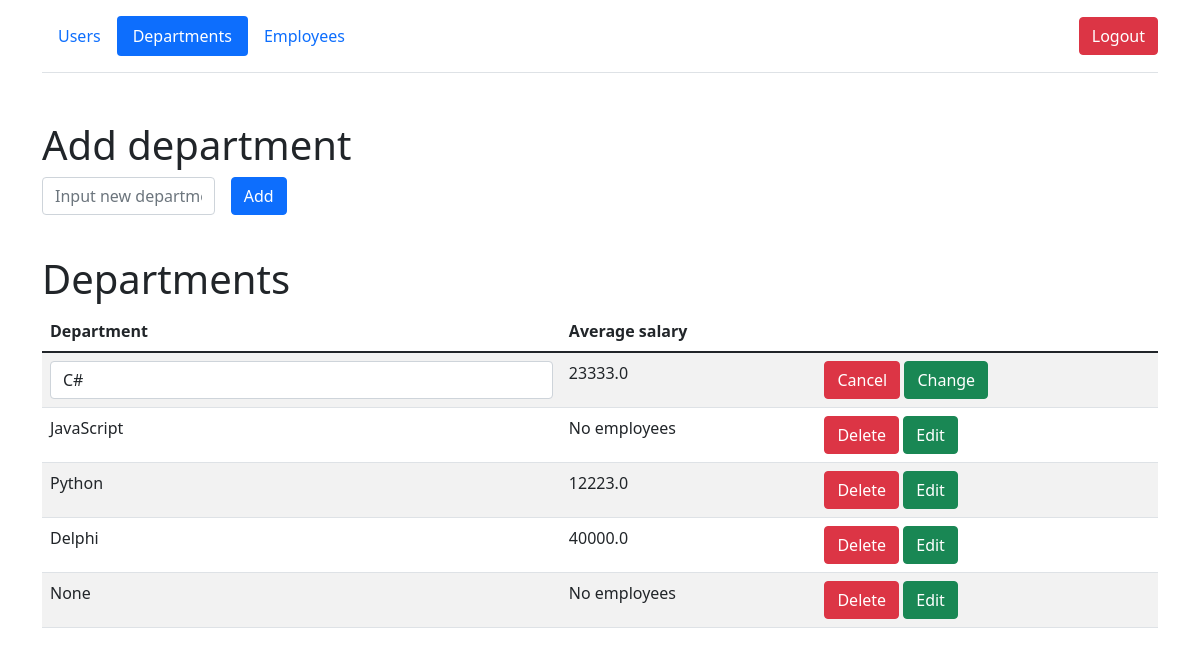
Page /departments/1/edit (signed in) on the committed database.
### models/departments.py (models this page shows, shortened)
class Departments(db.Model):
    __table_args__ = {'extend_existing': True}
    id = db.Column(db.Integer, primary_key=True)
    department = db.Column(db.String(50), nullable=False)

### views/views_departments.py (the view)
@api_departments.route('/departments/<int:id>/edit', methods=['GET', 'POST'])
@login_required
def edit_dnt(id):
    if session.get('user') and session.get('user')[0] == ADMIN:
        departments = Departments.query.all()
        employees = Employees.query.all()
        dnt_salary = avg_salaries(departments, employees)
        department = request.form.get('new_department')
        if Departments.query.get(id):
            if request.method == 'POST':
                data = f'?login={session["user"][0]}&password={session["user"][1]}' \
                       f'&id={id}&department={urllib.parse.quote(department)}&page=True'
                return redirect('/api/departments/edit' + data)
            return render_template('departments.html', id=id, departments=departments, dnt_salary=dnt_salary)
        return redirect('/departments')

### migrations/migrations_funcs.py (called while the page is built)
def avg_salaries(departments, employees):
    dnt_salary = {}
    for dnt in departments:
        dnt_salary[dnt.department] = []
    for emp in employees:
        for dnt in departments:
            if emp.department == dnt.department:
                dnt_salary[dnt.department].append(emp.salary)
    for dnt_name in dnt_salary:
        avg_salary = None
        if dnt_salary[dnt_name]:
            avg_salary = 0
            for salary in dnt_salary[dnt_name]:
                avg_salary += salary
            avg_salary /= len(dnt_salary[dnt_name])
            dnt_salary[dnt_name] = round(avg_salary, 3)
        else:
            avg_salary = 'No employees'
            dnt_salary[dnt_name] = avg_salary
    return dnt_salary

### views/views_departments.py (called while the page is built)
@api_departments.before_request
def check_session():
    if session.get('user'):
        users = User.query.filter_by(login=session.get('user')[0]).all()
        login_user(users[0])
        session.permanent = False
    else:
        return redirect('/')

### templates/departments.html (shortened to what this page needs)
{% extends 'base.html' %}
{% block body %}
<div class="container">
        <header class="d-flex flex-wrap align-items-center justify-content-center justify-content-md-between py-3 mb-4 border-bottom">
          <ul class="nav nav-pills">
              <li class="nav-item"><a href="/users" class="nav-link">Users</a></li>
            <li class="nav-item"><a href="/departments" class="nav-link active">Departments</a></li>
            <li class="nav-item"><a href="/employees" class="nav-link">Employees</a></li>
          </ul>
            <div class="col-md-3 text-end">
                <a href="/logout">
                    <button type="button" class="btn btn-danger">Logout</button>
                </a>
              </div>
        </header>
</div>
    <div class="container mt-5">
        <h1>Add department</h1>
        <form method="post" class="row g-3 needs-validation">
            <div class="col-md-2">
                <input type="text" name="department" id="department" class="form-control" placeholder="Input new department">
            </div>
            <div class="col-md-2">
                <button class="btn btn-primary" type="submit">Add</button>
            </div>
            <div>
                <br>
            </div>
        </form>
        <h1>Departments</h1>
        <table id="data" class="table table-striped">
            <thead>
              <tr>
                <th>Department</th>
                  <th>Average salary</th>
                  <th></th>
              </tr>
            </thead>
            <tbody>
              {% for dnt in departments %}
                <tr>
                        {% if dnt.id == id %}
                     <form method="post" class="row g-3 needs-validation" novalidate>
                            <td>
                                <input type="text" name="new_department" class="form-control" value="{{ dnt.department }}">
                            </td>
                            <td>{% for dnt_name in dnt_salary %}
                              {% if dnt.department == dnt_name %}
                                {{ dnt_salary[dnt_name] }}
                              {% endif %}
                              {% endfor %}
                          </td>
                            <td>
                                <a href="/departments" class="btn btn-danger">Cancel</a>
                                <button class="btn btn-success" type="submit">Change</button>
                            </td>
                     </form>
                        {% else %}
                    <td>
                      {{ dnt.department }}
                    </td>
                  <td>{% for dnt_name in dnt_salary %}
                      {% if dnt.department == dnt_name %}
                        {{ dnt_salary[dnt_name] }}
                      {% endif %}
                      {% endfor %}
                  </td>
                     <td>
                         <a href="/departments/{{ dnt.id }}/del" class="btn btn-danger">Delete</a>
                        <a href="/departments/{{ dnt.id }}/edit" class="btn btn-success">Edit</a>
                    </td>
                    {% endif %}
                </tr>
              {% endfor %}
            </tbody>
  </table>
    </div>
{% endblock %}

### rows in the picture
Departments: new_department "C#", department "23333.0"
Departments: department "JavaScript", department "No employees"
Departments: department "Python", department "12223.0"
Departments: department "Delphi", department "40000.0"
Departments: department "None", department "No employees"
